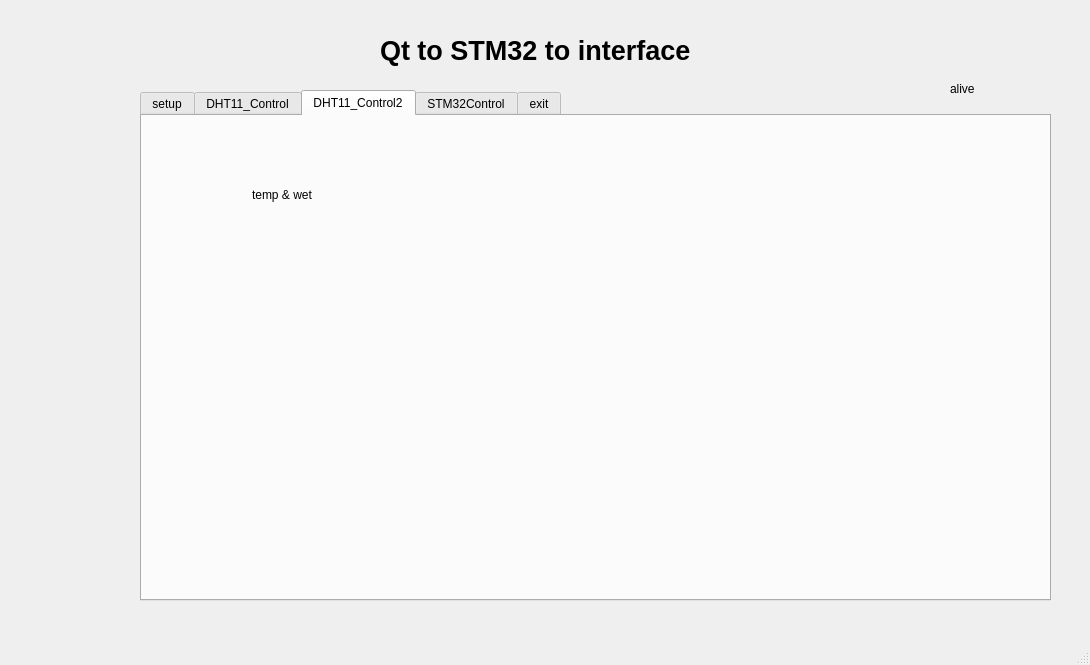
<?xml version="1.0" encoding="UTF-8"?>
<ui version="4.0">
 <class>MainWindow</class>
 <widget class="QMainWindow" name="MainWindow">
  <property name="geometry">
   <rect>
    <x>0</x>
    <y>0</y>
    <width>1090</width>
    <height>665</height>
   </rect>
  </property>
  <property name="windowTitle">
   <string>MainWindow</string>
  </property>
  <widget class="QWidget" name="centralwidget">
   <widget class="QLabel" name="label">
    <property name="geometry">
     <rect>
      <x>380</x>
      <y>20</y>
      <width>331</width>
      <height>61</height>
     </rect>
    </property>
    <property name="font">
     <font>
      <pointsize>20</pointsize>
     </font>
    </property>
    <property name="text">
     <string>&lt;html&gt;&lt;head/&gt;&lt;body&gt;&lt;p&gt;&lt;span style=&quot; font-weight:600;&quot;&gt;Qt to STM32 to interface&lt;/span&gt;&lt;/p&gt;&lt;/body&gt;&lt;/html&gt;</string>
    </property>
   </widget>
   <widget class="QTabWidget" name="tabWidget">
    <property name="geometry">
     <rect>
      <x>140</x>
      <y>90</y>
      <width>911</width>
      <height>511</height>
     </rect>
    </property>
    <property name="currentIndex">
     <number>2</number>
    </property>
    <widget class="QWidget" name="tab_1">
     <attribute name="title">
      <string>setup</string>
     </attribute>
     <widget class="QLabel" name="label_2">
      <property name="geometry">
       <rect>
        <x>40</x>
        <y>40</y>
        <width>67</width>
        <height>17</height>
       </rect>
      </property>
      <property name="text">
       <string>port</string>
      </property>
     </widget>
     <widget class="QLabel" name="label_3">
      <property name="geometry">
       <rect>
        <x>40</x>
        <y>90</y>
        <width>67</width>
        <height>17</height>
       </rect>
      </property>
      <property name="text">
       <string>speed</string>
      </property>
     </widget>
     <widget class="QLabel" name="label_4">
      <property name="geometry">
       <rect>
        <x>40</x>
        <y>130</y>
        <width>67</width>
        <height>17</height>
       </rect>
      </property>
      <property name="text">
       <string>databit</string>
      </property>
     </widget>
     <widget class="QLabel" name="label_5">
      <property name="geometry">
       <rect>
        <x>40</x>
        <y>170</y>
        <width>67</width>
        <height>17</height>
       </rect>
      </property>
      <property name="text">
       <string>parity</string>
      </property>
     </widget>
     <widget class="QComboBox" name="comboBox_port">
      <property name="geometry">
       <rect>
        <x>120</x>
        <y>40</y>
        <width>86</width>
        <height>25</height>
       </rect>
      </property>
     </widget>
     <widget class="QComboBox" name="comboBox_speed">
      <property name="geometry">
       <rect>
        <x>120</x>
        <y>90</y>
        <width>86</width>
        <height>25</height>
       </rect>
      </property>
     </widget>
     <widget class="QComboBox" name="comboBox_databit">
      <property name="geometry">
       <rect>
        <x>120</x>
        <y>130</y>
        <width>86</width>
        <height>25</height>
       </rect>
      </property>
     </widget>
     <widget class="QComboBox" name="comboBox_parity">
      <property name="geometry">
       <rect>
        <x>120</x>
        <y>170</y>
        <width>86</width>
        <height>25</height>
       </rect>
      </property>
     </widget>
     <widget class="QLabel" name="label_6">
      <property name="geometry">
       <rect>
        <x>40</x>
        <y>370</y>
        <width>81</width>
        <height>17</height>
       </rect>
      </property>
      <property name="text">
       <string>port status</string>
      </property>
     </widget>
     <widget class="QProgressBar" name="progressBar">
      <property name="geometry">
       <rect>
        <x>130</x>
        <y>370</y>
        <width>71</width>
        <height>23</height>
       </rect>
      </property>
      <property name="maximum">
       <number>100</number>
      </property>
      <property name="value">
       <number>0</number>
      </property>
      <property name="textVisible">
       <bool>false</bool>
      </property>
     </widget>
     <widget class="QPushButton" name="pushButton_scanagain">
      <property name="geometry">
       <rect>
        <x>120</x>
        <y>220</y>
        <width>89</width>
        <height>25</height>
       </rect>
      </property>
      <property name="text">
       <string>scanagain</string>
      </property>
     </widget>
     <widget class="QPushButton" name="pushButton_open">
      <property name="geometry">
       <rect>
        <x>120</x>
        <y>270</y>
        <width>89</width>
        <height>25</height>
       </rect>
      </property>
      <property name="text">
       <string>open</string>
      </property>
     </widget>
     <widget class="QPushButton" name="pushButton_close">
      <property name="geometry">
       <rect>
        <x>120</x>
        <y>320</y>
        <width>89</width>
        <height>25</height>
       </rect>
      </property>
      <property name="text">
       <string>close</string>
      </property>
     </widget>
     <widget class="QLineEdit" name="lineEdit_send">
      <property name="geometry">
       <rect>
        <x>260</x>
        <y>40</y>
        <width>361</width>
        <height>25</height>
       </rect>
      </property>
     </widget>
     <widget class="QPushButton" name="pushButton_send">
      <property name="geometry">
       <rect>
        <x>640</x>
        <y>40</y>
        <width>89</width>
        <height>25</height>
       </rect>
      </property>
      <property name="text">
       <string>send</string>
      </property>
     </widget>
     <widget class="QTextEdit" name="textEdit_receive">
      <property name="geometry">
       <rect>
        <x>260</x>
        <y>130</y>
        <width>361</width>
        <height>261</height>
       </rect>
      </property>
      <property name="verticalScrollBarPolicy">
       <enum>Qt::ScrollBarAlwaysOn</enum>
      </property>
      <property name="horizontalScrollBarPolicy">
       <enum>Qt::ScrollBarAlwaysOn</enum>
      </property>
     </widget>
     <widget class="QLabel" name="label_7">
      <property name="geometry">
       <rect>
        <x>390</x>
        <y>100</y>
        <width>111</width>
        <height>17</height>
       </rect>
      </property>
      <property name="text">
       <string>receive data</string>
      </property>
     </widget>
     <widget class="QLCDNumber" name="lcdNumber_temp">
      <property name="geometry">
       <rect>
        <x>40</x>
        <y>410</y>
        <width>64</width>
        <height>23</height>
       </rect>
      </property>
     </widget>
     <widget class="QLCDNumber" name="lcdNumber_wet">
      <property name="geometry">
       <rect>
        <x>140</x>
        <y>410</y>
        <width>64</width>
        <height>23</height>
       </rect>
      </property>
     </widget>
     <widget class="QLabel" name="label_8">
      <property name="geometry">
       <rect>
        <x>40</x>
        <y>450</y>
        <width>67</width>
        <height>17</height>
       </rect>
      </property>
      <property name="text">
       <string>온도</string>
      </property>
     </widget>
     <widget class="QLabel" name="label_9">
      <property name="geometry">
       <rect>
        <x>140</x>
        <y>450</y>
        <width>67</width>
        <height>17</height>
       </rect>
      </property>
      <property name="text">
       <string>습도</string>
      </property>
     </widget>
     <widget class="QPushButton" name="pushButton_clear">
      <property name="geometry">
       <rect>
        <x>640</x>
        <y>130</y>
        <width>89</width>
        <height>25</height>
       </rect>
      </property>
      <property name="text">
       <string>clear</string>
      </property>
     </widget>
     <widget class="QComboBox" name="comboBox_dht11">
      <property name="geometry">
       <rect>
        <x>250</x>
        <y>410</y>
        <width>171</width>
        <height>25</height>
       </rect>
      </property>
      <item>
       <property name="text">
        <string>1500</string>
       </property>
      </item>
      <item>
       <property name="text">
        <string>2000</string>
       </property>
      </item>
      <item>
       <property name="text">
        <string>2500</string>
       </property>
      </item>
      <item>
       <property name="text">
        <string>3000</string>
       </property>
      </item>
     </widget>
     <widget class="QPushButton" name="pushButton_dht11">
      <property name="geometry">
       <rect>
        <x>450</x>
        <y>410</y>
        <width>89</width>
        <height>25</height>
       </rect>
      </property>
      <property name="text">
       <string>send</string>
      </property>
     </widget>
    </widget>
    <widget class="QWidget" name="tab_2">
     <attribute name="title">
      <string>DHT11_Control</string>
     </attribute>
     <widget class="QCustomPlot" name="plot" native="true">
      <property name="geometry">
       <rect>
        <x>120</x>
        <y>90</y>
        <width>351</width>
        <height>271</height>
       </rect>
      </property>
     </widget>
     <widget class="QPushButton" name="pushButton_clear_tmp">
      <property name="geometry">
       <rect>
        <x>130</x>
        <y>390</y>
        <width>89</width>
        <height>25</height>
       </rect>
      </property>
      <property name="text">
       <string>clear</string>
      </property>
     </widget>
     <widget class="QLCDNumber" name="lcdNumber_tempcur">
      <property name="geometry">
       <rect>
        <x>120</x>
        <y>50</y>
        <width>64</width>
        <height>23</height>
       </rect>
      </property>
     </widget>
     <widget class="QLCDNumber" name="lcdNumber_tmpmax">
      <property name="geometry">
       <rect>
        <x>230</x>
        <y>50</y>
        <width>64</width>
        <height>23</height>
       </rect>
      </property>
     </widget>
     <widget class="QLCDNumber" name="lcdNumber_tmpmin">
      <property name="geometry">
       <rect>
        <x>330</x>
        <y>50</y>
        <width>64</width>
        <height>23</height>
       </rect>
      </property>
     </widget>
     <widget class="QLabel" name="label_18">
      <property name="geometry">
       <rect>
        <x>120</x>
        <y>70</y>
        <width>67</width>
        <height>17</height>
       </rect>
      </property>
      <property name="text">
       <string>current</string>
      </property>
     </widget>
     <widget class="QLabel" name="label_19">
      <property name="geometry">
       <rect>
        <x>230</x>
        <y>70</y>
        <width>67</width>
        <height>17</height>
       </rect>
      </property>
      <property name="text">
       <string>max</string>
      </property>
     </widget>
     <widget class="QLabel" name="label_20">
      <property name="geometry">
       <rect>
        <x>330</x>
        <y>70</y>
        <width>67</width>
        <height>17</height>
       </rect>
      </property>
      <property name="text">
       <string>min</string>
      </property>
     </widget>
     <widget class="QCustomPlot" name="plot2" native="true">
      <property name="geometry">
       <rect>
        <x>520</x>
        <y>90</y>
        <width>351</width>
        <height>271</height>
       </rect>
      </property>
     </widget>
     <widget class="QLCDNumber" name="lcdNumber_wetmin">
      <property name="geometry">
       <rect>
        <x>730</x>
        <y>50</y>
        <width>64</width>
        <height>23</height>
       </rect>
      </property>
     </widget>
     <widget class="QLCDNumber" name="lcdNumber_wetcur">
      <property name="geometry">
       <rect>
        <x>520</x>
        <y>50</y>
        <width>64</width>
        <height>23</height>
       </rect>
      </property>
     </widget>
     <widget class="QLCDNumber" name="lcdNumber_wetmax">
      <property name="geometry">
       <rect>
        <x>630</x>
        <y>50</y>
        <width>64</width>
        <height>23</height>
       </rect>
      </property>
     </widget>
     <widget class="QLabel" name="label_21">
      <property name="geometry">
       <rect>
        <x>730</x>
        <y>70</y>
        <width>67</width>
        <height>17</height>
       </rect>
      </property>
      <property name="text">
       <string>min</string>
      </property>
     </widget>
     <widget class="QLabel" name="label_22">
      <property name="geometry">
       <rect>
        <x>630</x>
        <y>70</y>
        <width>67</width>
        <height>17</height>
       </rect>
      </property>
      <property name="text">
       <string>max</string>
      </property>
     </widget>
     <widget class="QLabel" name="label_23">
      <property name="geometry">
       <rect>
        <x>520</x>
        <y>70</y>
        <width>67</width>
        <height>17</height>
       </rect>
      </property>
      <property name="text">
       <string>current</string>
      </property>
     </widget>
     <widget class="QLabel" name="label_24">
      <property name="geometry">
       <rect>
        <x>120</x>
        <y>20</y>
        <width>101</width>
        <height>17</height>
       </rect>
      </property>
      <property name="text">
       <string>temperature</string>
      </property>
     </widget>
     <widget class="QLabel" name="label_25">
      <property name="geometry">
       <rect>
        <x>520</x>
        <y>20</y>
        <width>101</width>
        <height>17</height>
       </rect>
      </property>
      <property name="text">
       <string>humidity</string>
      </property>
     </widget>
     <widget class="QPushButton" name="pushButton_clear_wet">
      <property name="geometry">
       <rect>
        <x>530</x>
        <y>390</y>
        <width>89</width>
        <height>25</height>
       </rect>
      </property>
      <property name="text">
       <string>clear</string>
      </property>
     </widget>
    </widget>
    <widget class="QWidget" name="tab_8">
     <attribute name="title">
      <string>DHT11_Control2</string>
     </attribute>
     <widget class="QCustomPlot" name="plot3" native="true">
      <property name="geometry">
       <rect>
        <x>110</x>
        <y>100</y>
        <width>351</width>
        <height>271</height>
       </rect>
      </property>
     </widget>
     <widget class="QLabel" name="label_26">
      <property name="geometry">
       <rect>
        <x>110</x>
        <y>70</y>
        <width>101</width>
        <height>17</height>
       </rect>
      </property>
      <property name="text">
       <string>temp &amp; wet</string>
      </property>
     </widget>
    </widget>
    <widget class="QWidget" name="tab">
     <attribute name="title">
      <string>STM32Control</string>
     </attribute>
     <widget class="QCheckBox" name="checkBox">
      <property name="geometry">
       <rect>
        <x>190</x>
        <y>150</y>
        <width>92</width>
        <height>23</height>
       </rect>
      </property>
      <property name="text">
       <string>led2</string>
      </property>
     </widget>
     <widget class="QProgressBar" name="progressBar_led">
      <property name="geometry">
       <rect>
        <x>280</x>
        <y>150</y>
        <width>118</width>
        <height>23</height>
       </rect>
      </property>
      <property name="value">
       <number>0</number>
      </property>
     </widget>
    </widget>
    <widget class="QWidget" name="tab_3">
     <attribute name="title">
      <string>exit</string>
     </attribute>
    </widget>
   </widget>
   <widget class="QLabel" name="label_alive">
    <property name="geometry">
     <rect>
      <x>950</x>
      <y>80</y>
      <width>67</width>
      <height>17</height>
     </rect>
    </property>
    <property name="text">
     <string>alive</string>
    </property>
   </widget>
  </widget>
  <widget class="QMenuBar" name="menubar">
   <property name="geometry">
    <rect>
     <x>0</x>
     <y>0</y>
     <width>1090</width>
     <height>22</height>
    </rect>
   </property>
  </widget>
  <widget class="QStatusBar" name="statusbar"/>
 </widget>
 <customwidgets>
  <customwidget>
   <class>QCustomPlot</class>
   <extends>QWidget</extends>
   <header>qcustomplot.h</header>
   <container>1</container>
  </customwidget>
 </customwidgets>
 <resources/>
 <connections/>
</ui>
